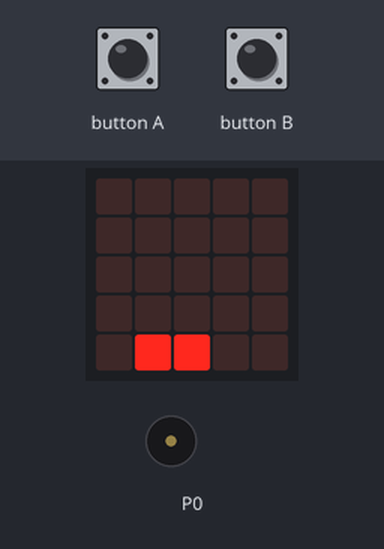
Simulated run of this program. Board: BBC micro:bit (MakeCode). Parts: the board's 5×5 LED display, buzzer (waves = sounding). Inputs (shaded band) come from the test bench. Random numbers come from a fixed seed; the short countdown, score and lost-life animations are approximate; the run ends where the board's game-over animation would start. At 7.1 s the program stops and its outputs stay as they are.

Above: at 1.2 s.
1.3 s: button A pressed for 0.15 s
At 2.61 s:
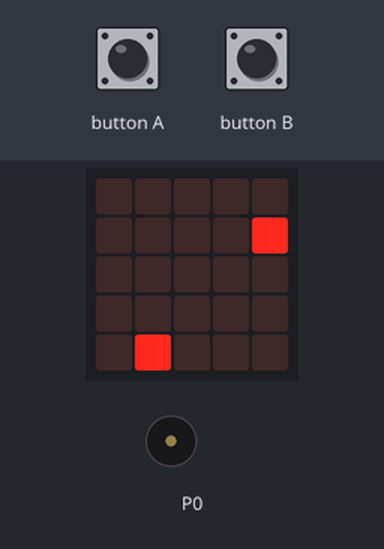
At 7.3 s:
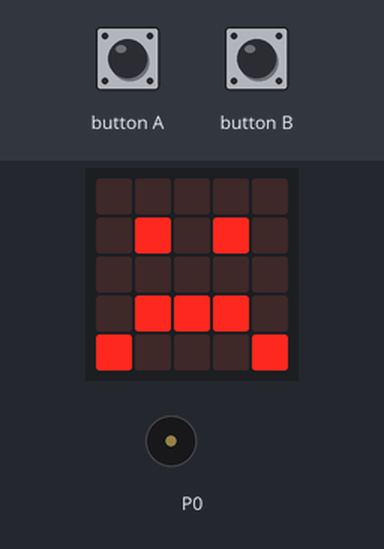
Timing chart, 0 to 8.6 s (numbered marks = the images above; inputs shaded):
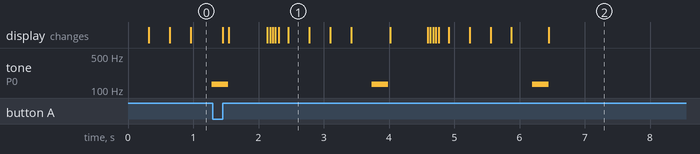

The program:

main.ts
```typescript
input.onButtonPressed(Button.A, function () {
    if (バケツ.get(LedSpriteProperty.X) > 0) {
        バケツ.change(LedSpriteProperty.X, -1)
    }
})
input.onButtonPressed(Button.B, function () {
    if (バケツ.get(LedSpriteProperty.X) < 4) {
        バケツ.change(LedSpriteProperty.X, 1)
    }
})
let バケツ: game.LedSprite = null
game.setScore(0)
game.setLife(3)
let 雨1 = game.createSprite(randint(0, 4), 0)
バケツ = game.createSprite(2, 4)
basic.forever(function () {
    if (雨1.get(LedSpriteProperty.Y) == 4) {
        if (バケツ.get(LedSpriteProperty.X) != 雨1.get(LedSpriteProperty.X)) {
            music.playTone(131, music.beat(BeatFraction.Half))
            basic.showIcon(IconNames.Sad)
            game.removeLife(1)
            if (game.isGameOver()) {
                basic.showNumber(game.score())
            }
        } else {
            game.addScore(1)
            music.playSoundEffect(music.createSoundEffect(WaveShape.Square, 400, 600, 255, 0, 100, SoundExpressionEffect.Warble, InterpolationCurve.Linear), SoundExpressionPlayMode.InBackground)
        }
        雨1.set(LedSpriteProperty.X, randint(0, 4))
        雨1.set(LedSpriteProperty.Y, 0)
    } else {
        雨1.change(LedSpriteProperty.Y, 1)
    }
    basic.pause(300)
})
```

test.ts
```typescript
// テストはここに来ます。このパッケージが拡張機能として使用されるときにはコンパイルされません。
```

Measured:
- by itself, tone on P0: alternates 131 Hz for 0.25 s and silent for 2.2 s
